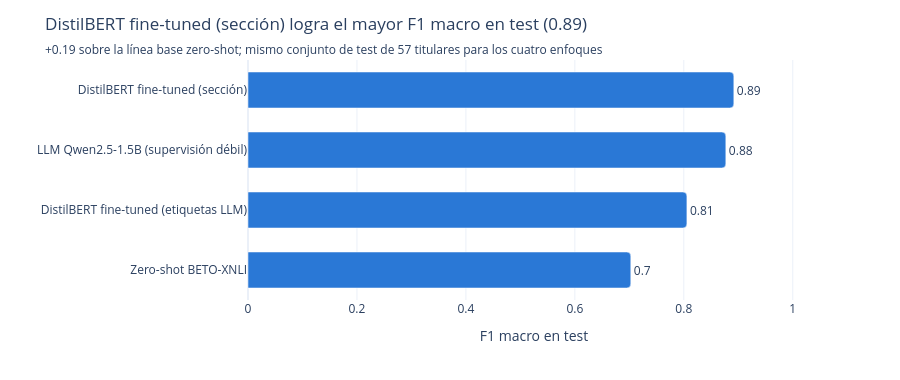

Source (notebook cell):
### Code cell
orden = comparativa.sort_values("f1_macro")
mejor, piso = orden.iloc[-1], comparativa.iloc[0]
fig = px.bar(orden, x="f1_macro", y="enfoque", orientation="h", text=orden["f1_macro"].round(2),
             labels={"f1_macro": "F1 macro en test", "enfoque": ""})
fig.update_traces(marker_color="#2a78d6", textposition="outside", width=0.6)
fig.update_layout(xaxis_range=[0, 1.05], barcornerradius=4, height=380, title=dict(
    text=(f"{mejor['enfoque']} logra el mayor F1 macro en test ({mejor['f1_macro']:.2f})"),
    subtitle=dict(text=(f"{mejor['f1_macro'] - piso['f1_macro']:+.2f} sobre la línea base zero-shot; "
                        f"mismo conjunto de test de {len(test_df)} titulares para los cuatro enfoques"))))
fig.show()

### Figure 1 — Plotly figure (JSON) as saved in the notebook; plotly's stock layout.template omitted (floating-point values rounded to 4 significant figures)
{"data": [{"hovertemplate": "F1 macro en test=%{x}<br>=%{y}<br>text=%{text}<extra></extra>", "legendgroup": "", "marker": {"color": "#2a78d6", "pattern": {"shape": ""}}, "name": "", "orientation": "h", "showlegend": false, "text": [0.7, 0.81, 0.88, 0.89], "textposition": "outside", "type": "bar", "width": 0.6, "x": [0.7027, 0.8057, 0.8771, 0.8918], "xaxis": "x", "y": ["Zero-shot BETO-XNLI", "DistilBERT fine-tuned (etiquetas LLM)", "LLM Qwen2.5-1.5B (supervisión débil)", "DistilBERT fine-tuned (sección)"], "yaxis": "y"}], "layout": {"barcornerradius": 4, "barmode": "relative", "height": 380, "legend": {"tracegroupgap": 0}, "margin": {"t": 60}, "title": {"subtitle": {"text": "+0.19 sobre la línea base zero-shot; mismo conjunto de test de 57 titulares para los cuatro enfoques"}, "text": "DistilBERT fine-tuned (sección) logra el mayor F1 macro en test (0.89)"}, "xaxis": {"anchor": "y", "domain": [0.0, 1.0], "range": [0, 1.05], "title": {"text": "F1 macro en test"}}, "yaxis": {"anchor": "x", "domain": [0.0, 1.0], "title": {"text": ""}}}}
